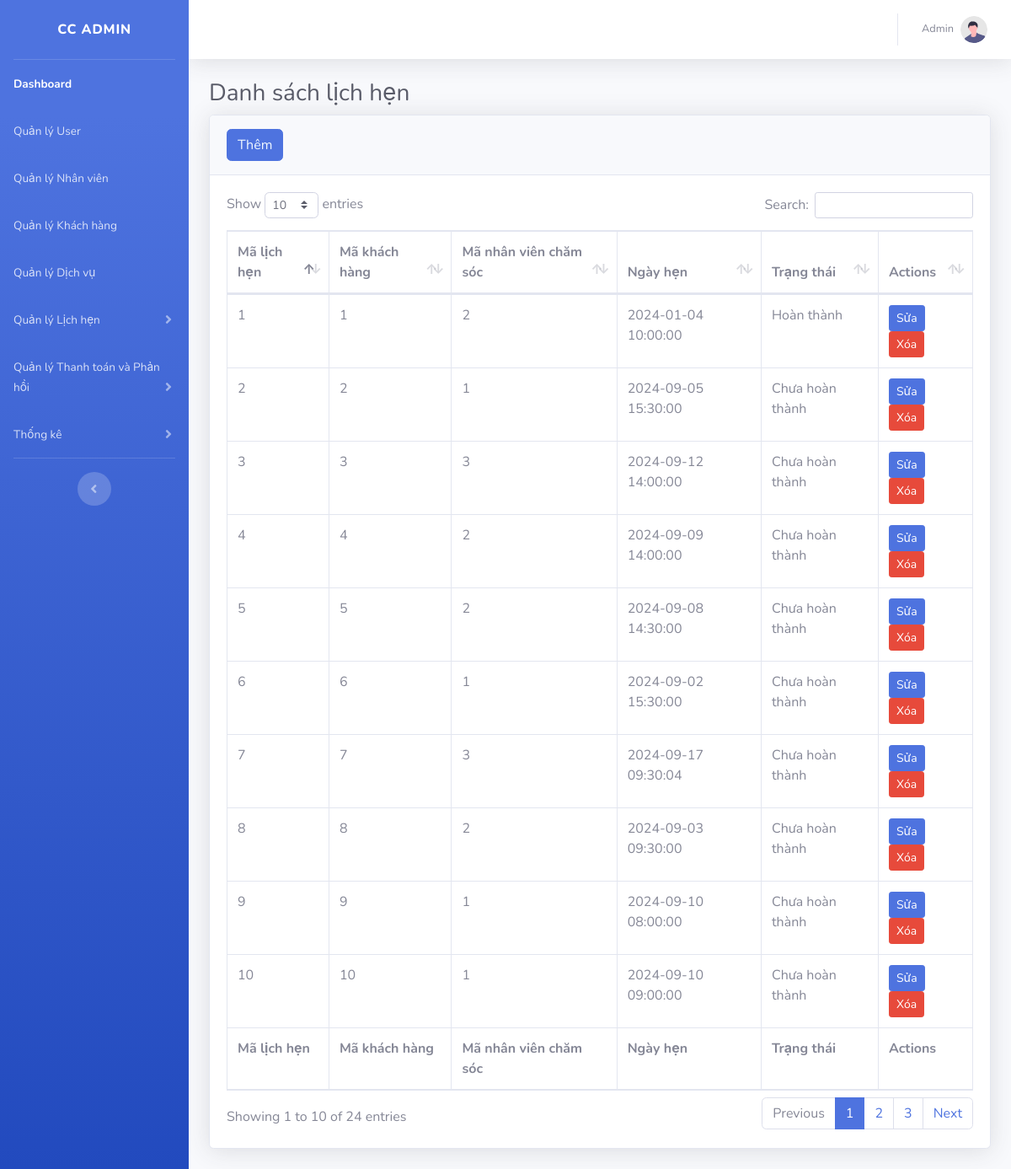
/chamsocmaytinh/quanly/lichhen.php, run on the app's committed database.
### tables this page shows
CREATE TABLE `lichhen` (
  `malh` int(11) NOT NULL,
  `makh` int(11) DEFAULT NULL,
  `manvchamsockh` int(11) DEFAULT NULL,
  `ngayhen` datetime DEFAULT NULL,
  `trangthai` varchar(50) DEFAULT NULL
);

### chamsocmaytinh/quanly/lichhen.php (the view, shortened to what this page needs)
<?php
$servername = "localhost:3308";
$username = "root";
$password = "";
$dbname = "quanlychamsocmaytinh";
$conn = new mysqli($servername, $username, $password, $dbname);
?>
<?php
$sql = "SELECT * FROM lichhen";
$result = $conn->query($sql);
?>
<!DOCTYPE html>
<html lang="en">
<head>
    <link href="../vendor/fontawesome-free/css/all.min.css" rel="stylesheet" type="text/css">
    <link href="../css/sb-admin-2.min.css" rel="stylesheet">
    <link href="../vendor/datatables/dataTables.bootstrap4.min.css" rel="stylesheet">
</head>
<body id="page-top">
    <div id="wrapper">
        <ul class="navbar-nav bg-gradient-primary sidebar sidebar-dark accordion" id="accordionSidebar">
            <a class="sidebar-brand d-flex align-items-center justify-content-center" href="index.php">
                <div class="sidebar-brand-text mx-3">CC Admin </div>
            </a>
            <hr class="sidebar-divider my-0">
            <li class="nav-item active">
                <a class="nav-link" href="index.php">
                    <span>Dashboard</span></a>
            </li>
            <li class="nav-item">
                <a class="nav-link" href="user.php">
                    <span>Quản lý User</span></a>
            </li>
            <li class="nav-item">
                <a class="nav-link" href="nhanvien.php">
                    <span>Quản lý Nhân viên</span></a>
            </li>
            <li class="nav-item">
                <a class="nav-link" href="khachhang.php">
                    <span>Quản lý Khách hàng</span></a>
            </li>
            <li class="nav-item">
                <a class="nav-link" href="dichvu.php">
                    <span>Quản lý Dịch vụ</span></a>
            </li>
            <li class="nav-item">
                <a class="nav-link collapsed" href="#" data-toggle="collapse" data-target="#collapseUtilities" aria-expanded="true" aria-controls="collapseUtilities2">
                    <span>Quản lý Lịch hẹn</span>
                </a>
            </li>
            <li class="nav-item">
                <a class="nav-link collapsed" href="#" data-toggle="collapse" data-target="#collapseUtilities1" aria-expanded="true" aria-controls="collapseUtilities2">
                    <span>Quản lý Thanh toán và Phản hồi</span>
                </a>
            </li>
            <li class="nav-item">
                <a class="nav-link collapsed" href="#" data-toggle="collapse" data-target="#collapseUtilities2" aria-expanded="true" aria-controls="collapseUtilities2">
                    <span>Thống kê</span>
                </a>
            </li>
            <hr class="sidebar-divider d-none d-md-block">
            <div class="text-center d-none d-md-inline">
                <button class="rounded-circle border-0" id="sidebarToggle"></button>
            </div>
        </ul>
        <div id="content-wrapper" class="d-flex flex-column">
            <div id="content">
                <nav class="navbar navbar-expand navbar-light bg-white topbar mb-4 static-top shadow">
                    <ul class="navbar-nav ml-auto">
                        <li class="nav-item dropdown no-arrow">
                            <a class="nav-link dropdown-toggle" href="#" id="userDropdown" role="button" data-toggle="dropdown" aria-haspopup="true" aria-expanded="false">
                                <span class="mr-2 d-none d-lg-inline text-gray-600 small">Admin</span>
                                <img class="img-profile rounded-circle" src="../img/undraw_profile.svg">
                            </a>
                        </li>
                    </ul>
                </nav>
                <div class="container-fluid">
                    <h1 class="h3 mb-2 text-gray-800">Danh sách lịch hẹn</h1>
                    <div class="card shadow mb-4">
                        <div class="card-header py-3">
                            <a href="Themlh.php" class="btn btn-primary" style="color: aliceblue;">Thêm</a>
                        </div>
                        <div class="card-body">
                            <div class="table-responsive">
                                <table class="table table-bordered" id="dataTable" width="100%" cellspacing="0">
                                    <thead>
                                        <tr>
                                            <th>Mã lịch hẹn</th>
                                            <th>Mã khách hàng</th>
                                            <th>Mã nhân viên chăm sóc</th>
                                            <th>Ngày hẹn</th>
                                            <th>Trạng thái</th>
                                            <th>Actions</th>
                                        </tr>
                                    </thead>
                                    <tfoot>
                                        <tr>
                                            <th>Mã lịch hẹn</th>
                                            <th>Mã khách hàng</th>
                                            <th>Mã nhân viên chăm sóc</th>
                                            <th>Ngày hẹn</th>
                                            <th>Trạng thái</th>
                                            <th>Actions</th>
                                        </tr>
                                    </tfoot>
                                    <tbody>
                                        <?php
                                        if ($result->num_rows > 0) {
                                            while ($row = $result->fetch_assoc()) {
                                                echo "<tr>";
                                                echo "<td>" . $row["malh"] . "</td>";
                                                echo "<td>" . $row["makh"] . "</td>";
                                                echo "<td>" . $row["manvchamsockh"] . "</td>";
                                                echo "<td>" . $row["ngayhen"] . "</td>";
                                                echo "<td>" . $row["trangthai"] . "</td>";
                                                echo '<td>
                                                <button class="btn btn-primary btn-sm" onclick="editCustomer(' . $row["malh"] . ')">Sửa</button>
                                                <button class="btn btn-danger btn-sm" onclick="deleteCustomer(' . $row["malh"] . ')">Xóa</button>
                                                </td>';
                                                echo "</tr>";
                                            }
                                        } else {
                                            echo "<tr><td colspan='9'>No customers found</td></tr>";
                                        }
                                        ?>
                                    </tbody>
                                </table>
                            </div>
                        </div>
                    </div>
                </div>
            </div>
        </div>
</body>
</html>

### data on the page
lichhen: malh "1", makh "1", manvchamsockh "2", ngayhen "2024-01-04 10:00:00", trangthai "Hoàn thành"
lichhen: malh "2", makh "2", manvchamsockh "1", ngayhen "2024-09-05 15:30:00", trangthai "Chưa hoàn thành"
lichhen: malh "3", makh "3", manvchamsockh "3", ngayhen "2024-09-12 14:00:00", trangthai "Chưa hoàn thành"
lichhen: malh "4", makh "4", manvchamsockh "2", ngayhen "2024-09-09 14:00:00", trangthai "Chưa hoàn thành"
lichhen: malh "5", makh "5", manvchamsockh "2", ngayhen "2024-09-08 14:30:00", trangthai "Chưa hoàn thành"
lichhen: malh "6", makh "6", manvchamsockh "1", ngayhen "2024-09-02 15:30:00", trangthai "Chưa hoàn thành"
lichhen: malh "7", makh "7", manvchamsockh "3", ngayhen "2024-09-17 09:30:04", trangthai "Chưa hoàn thành"
lichhen: malh "8", makh "8", manvchamsockh "2", ngayhen "2024-09-03 09:30:00", trangthai "Chưa hoàn thành"
lichhen: malh "9", makh "9", manvchamsockh "1", ngayhen "2024-09-10 08:00:00", trangthai "Chưa hoàn thành"
lichhen: malh "10", makh "10", manvchamsockh "1", ngayhen "2024-09-10 09:00:00", trangthai "Chưa hoàn thành"
